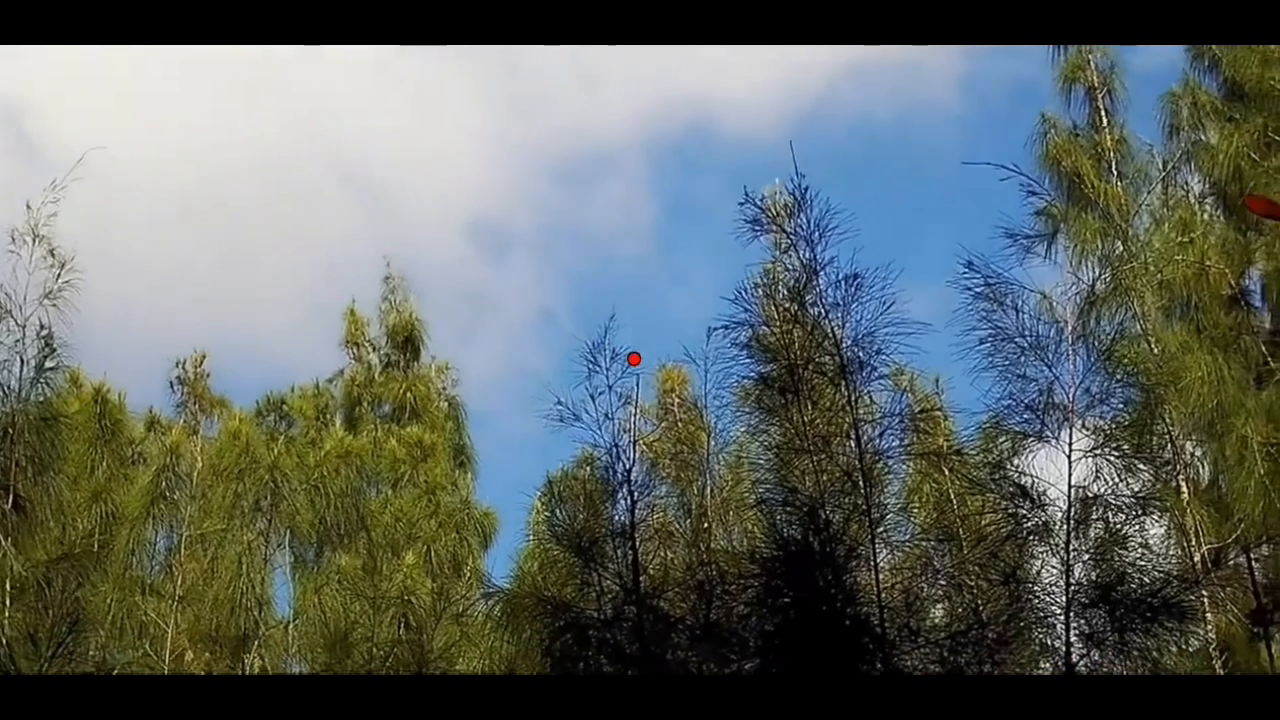
#> input picture frame 5 of skeet-8.mov, 1280 x 720 px
$ python tracker.py
#> lines starting #> are read from the running program, lines starting #| are printed output that depends on the picture; after the words box and inside, x2 and y2 are one past the last pixel; in counts of white or black regions, pixels touching at a corner belong together
import numpy as np
import cv2
# [72 lines of commented-out code are left out]


cap = cv2.VideoCapture('/Users/rishabparuchuri/Desktop/Camshift/Clips/skeet-8.mov')
frame_width = int(cap.get(cv2.CAP_PROP_FRAME_WIDTH))
frame_height = int(cap.get(cv2.CAP_PROP_FRAME_HEIGHT))
fps = int(cap.get(cv2.CAP_PROP_FPS))

# initialize the FourCC and a video writer object
fourcc = cv2.VideoWriter_fourcc(*'XVID')
output = cv2.VideoWriter('output-8.mp4', fourcc, fps, (frame_width, frame_height))

# take first frame of the video
ret, frame = cap.read()
#> frame is the input picture: shape (720, 1280, 3); mean B, G, R 101.3, 104.2, 96.4
l_b = np.array([0, 60, 80])  # lower hsv bound for orange
u_b = np.array([15, 255, 255])  # upper hsv bound to orange
while ret == True:
    ret, frame = cap.read()
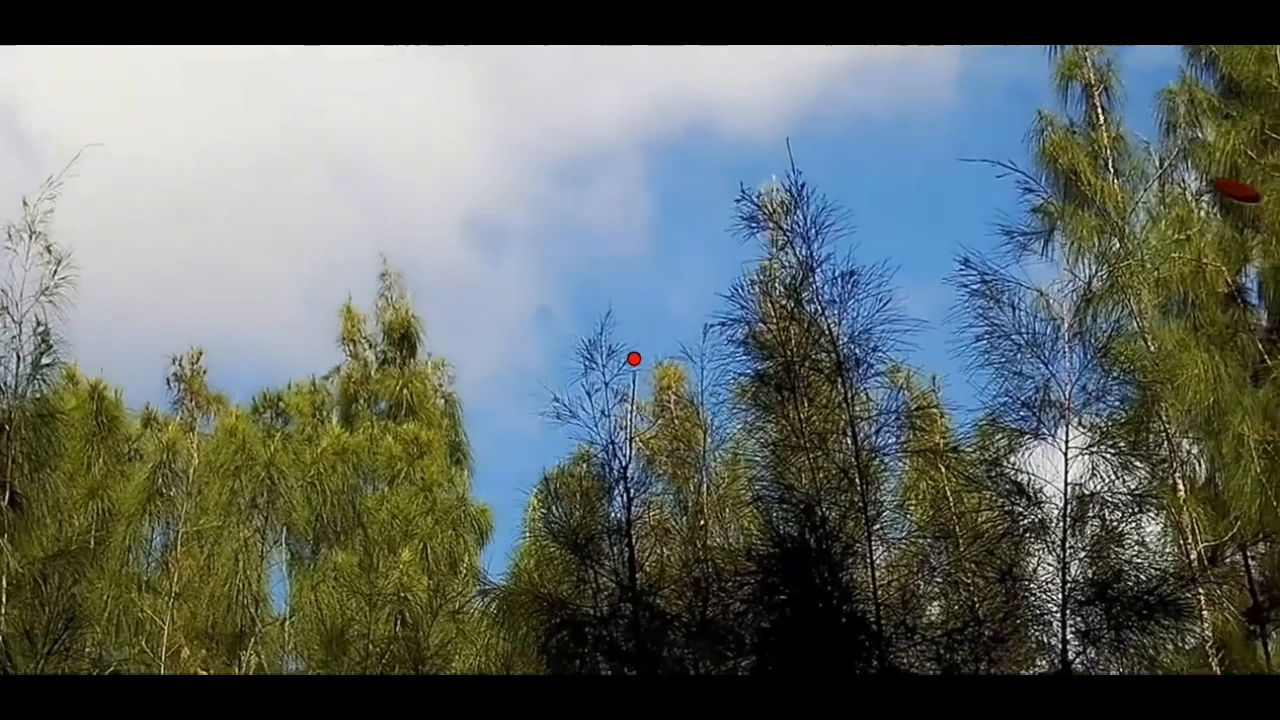
#> input picture frame 6 of skeet-8.mov, 1280 x 720 px
#> frame is the input picture: shape (720, 1280, 3); mean B, G, R 101.8, 105.1, 97.1
    hsv = cv2.cvtColor(frame, cv2.COLOR_BGR2HSV)
#> hsv: shape (720, 1280, 3); mean H, S, V 53.4, 82.7, 116.1
    mask = cv2.inRange(hsv, l_b, u_b)
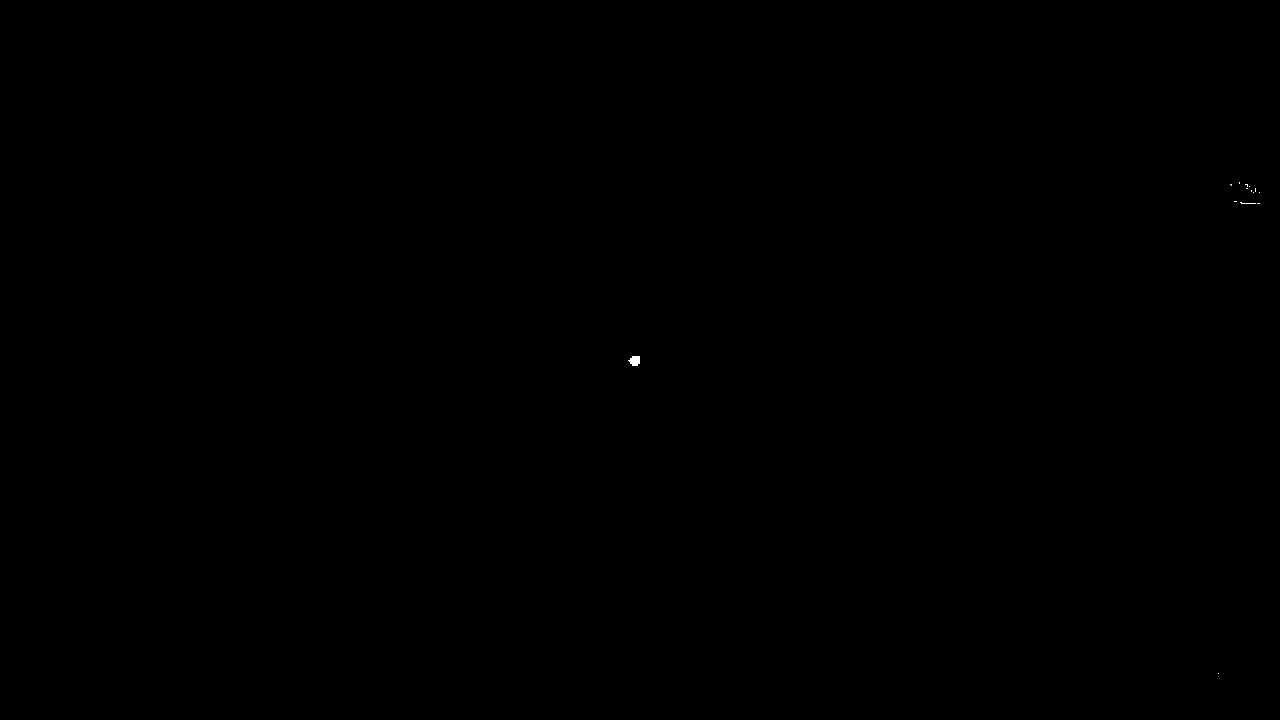
#> mask: shape (720, 1280); 0.01% white; 14 white regions (13 under 20 px)
    contours, _= cv2.findContours(mask,cv2.RETR_TREE,cv2.CHAIN_APPROX_SIMPLE)
#> contours = 14 contours, 13 with area under 20; largest, box (x1, y1, x2, y2) and area: (628, 356, 640, 366) 73

    max_contour = contours[0]
#> max_contour = [[1218, 673]]
    print(cv2.contourArea(max_contour))
#| 0.0
    for contour in contours:
        if cv2.contourArea(contour)> 60.0:
            approx=cv2.approxPolyDP(contour, 0.01*cv2.arcLength(contour,True),True)
            x,y,w,h=cv2.boundingRect(approx)
            cv2.rectangle(frame,(x,y),(x+w,y+h),(0,255,0),2)
#> this loop made 14 passes
#> (x, y, w, h) on pass 2: (628, 356, 12, 10)
#> contour on passes 1, 3, 5, 6, 7, 8: [[1218, 673]], [[1257, 203], [1259, 203]], [[1234, 201], [1236, 201]], [[1259, 192]], [[1253, 192]], [[1251, 190], [1251, 191]]
#> frame: shape (720, 1280, 3); 0.01% of pixels changed, all inside (x1, y1, x2, y2) = (627, 355, 642, 368)


    cv2.imshow("frame", frame)
    output.write(frame)
    # cv2.imshow("mask", mask)
    key = cv2.waitKey(1)
#> (key q is pressed here)
    if key == ord('q'):
        break
cv2.waitKey(0)
cv2.destroyAllWindows()

$ run again, starting later in the video
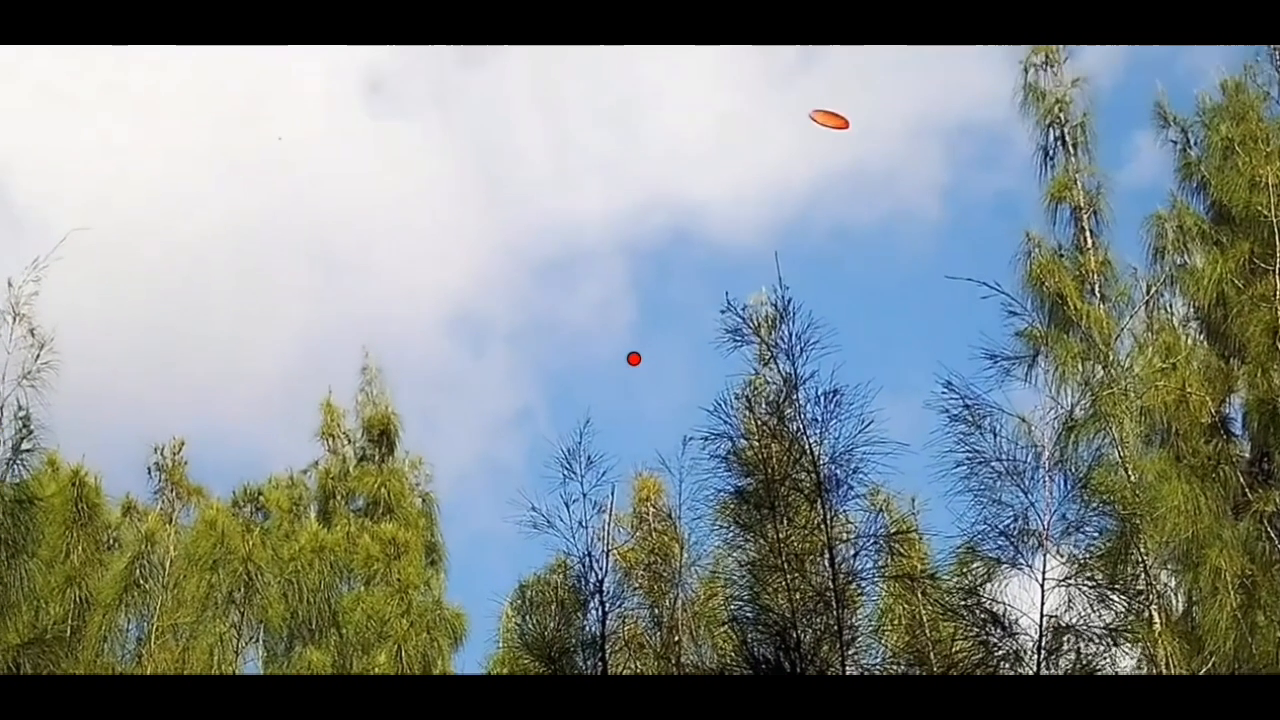
#> input picture frame 24 of skeet-8.mov, 1280 x 720 px
#> frame is the input picture: shape (720, 1280, 3); mean B, G, R 138.6, 138.8, 129.9
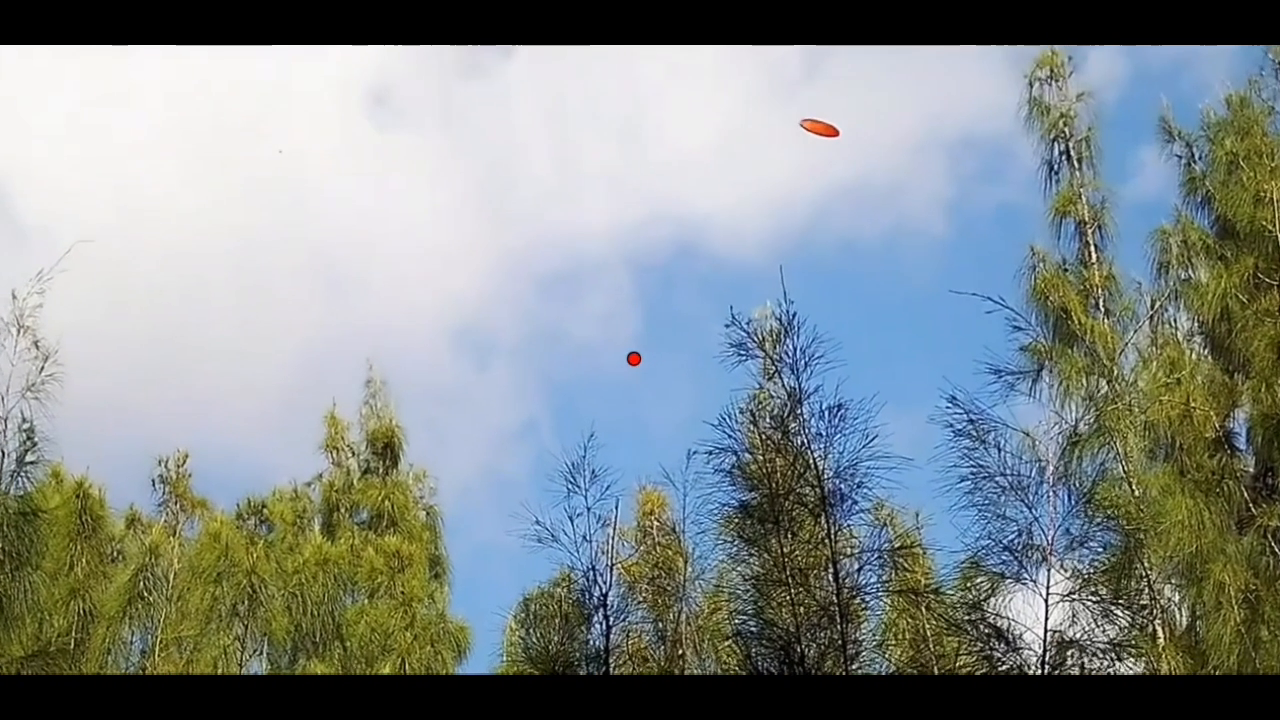
#> input picture frame 25 of skeet-8.mov, 1280 x 720 px
#> frame is the input picture: shape (720, 1280, 3); mean B, G, R 142.5, 141.8, 132.9
#> hsv: shape (720, 1280, 3); mean H, S, V 69.2, 64.9, 154.9
#> mask: shape (720, 1280); 0.06% white; 2 white regions
#> contours = 2 contours; box (x1, y1, x2, y2) and area: (801, 120, 840, 138) 418, (630, 354, 640, 366) 73
#> max_contour = contour of 16 points, box (x1, y1, x2, y2) (630, 354, 640, 366), area 73
#| 73.0
#> the loop `for contour in contours:` made 2 passes
#> (x, y, w, h) on passes 1 to 2: (630, 354, 10, 12), (801, 120, 39, 18)
#> after the loop `for contour in contours:`:
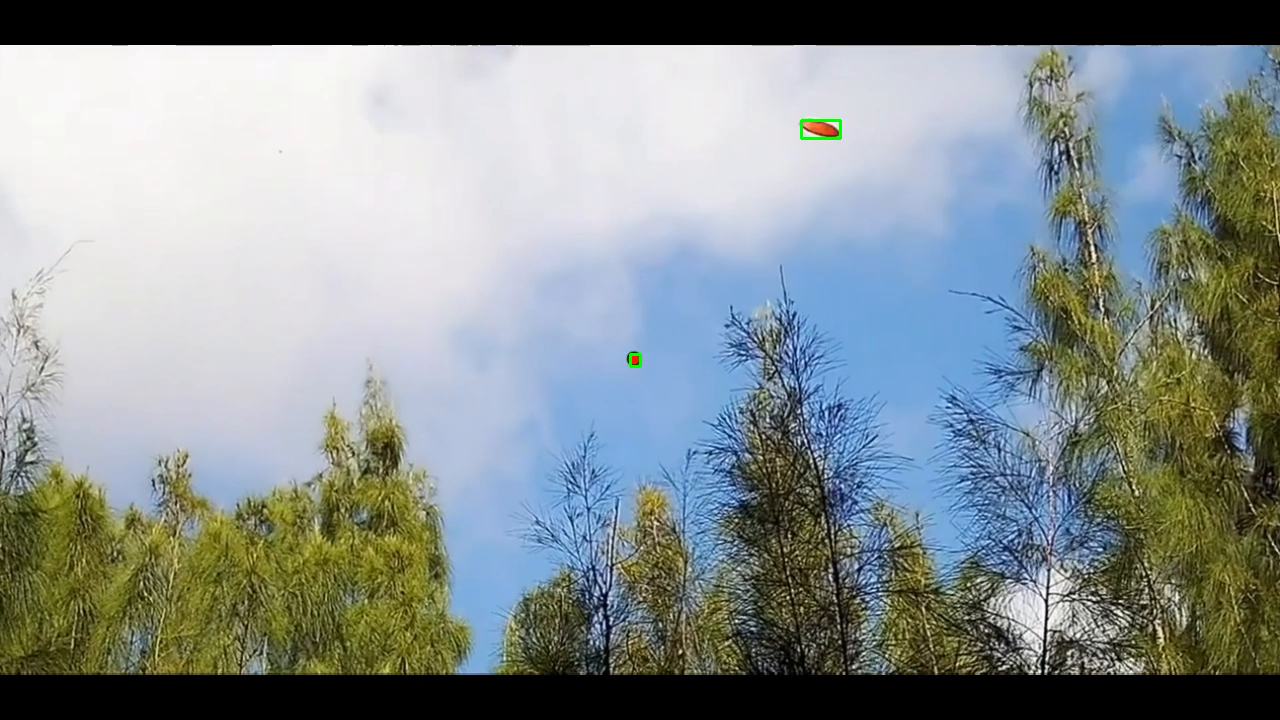
#> frame: shape (720, 1280, 3); 0.05% of pixels changed, all inside (x1, y1, x2, y2) = (629, 119, 842, 368)

$ run again, starting later in the video
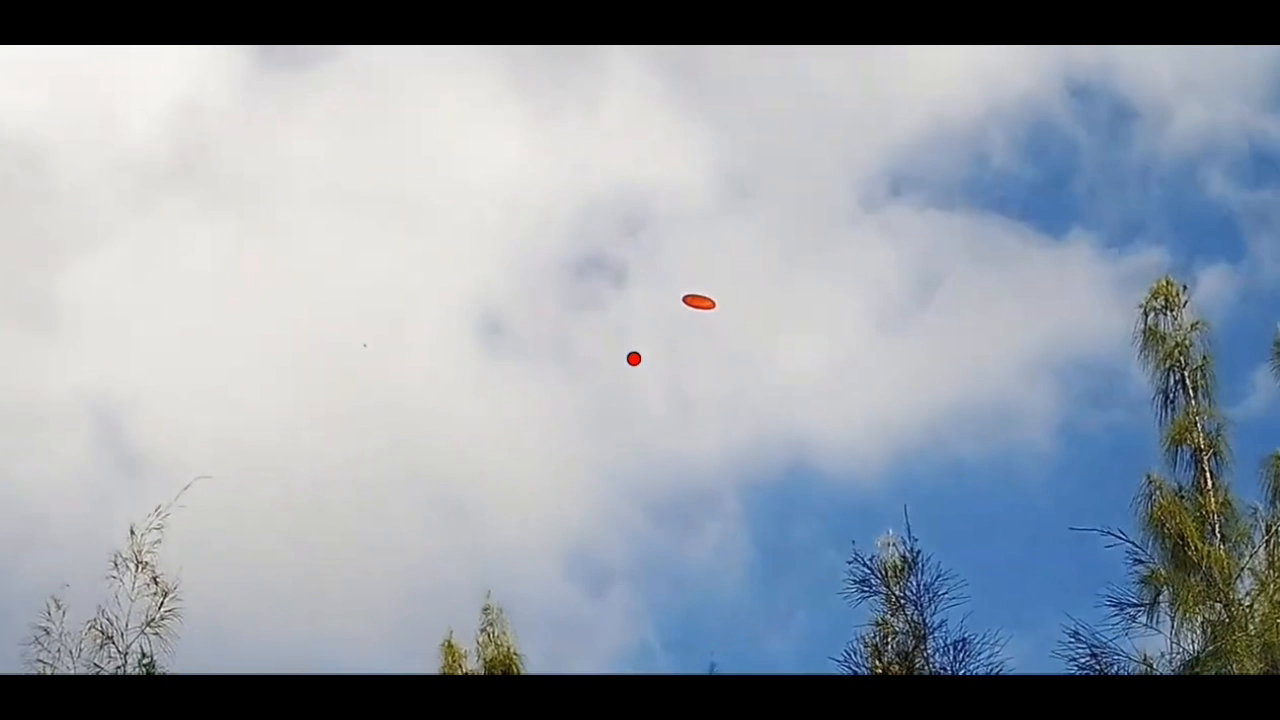
#> input picture frame 44 of skeet-8.mov, 1280 x 720 px
#> frame is the input picture: shape (720, 1280, 3); mean B, G, R 168.7, 158.5, 150.3
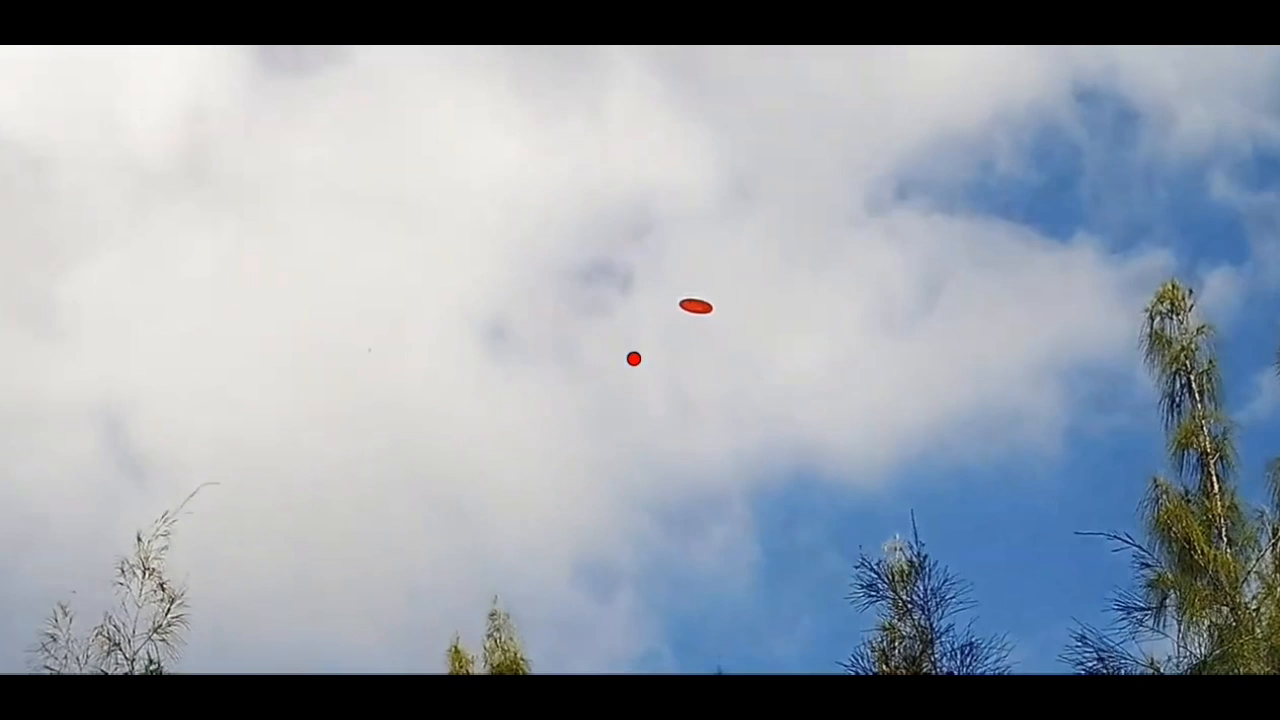
#> input picture frame 45 of skeet-8.mov, 1280 x 720 px
#> frame is the input picture: shape (720, 1280, 3); mean B, G, R 169, 159, 150.8
#> hsv: shape (720, 1280, 3); mean H, S, V 66.9, 36.1, 171.4
#> mask: shape (720, 1280); 0.06% white; 3 white regions (1 under 20 px)
#> contours = 4 contours, 2 with area under 20; largest, box (x1, y1, x2, y2) and area: (682, 299, 714, 314) 340, (628, 353, 642, 368) 126
#> max_contour = [[1213, 482], [1213, 484]]
#| 0.0
#> the loop `for contour in contours:` made 4 passes
#> (x, y, w, h) on passes 2, 4: (628, 353, 14, 15), (682, 299, 32, 15)
#> after the loop `for contour in contours:`:
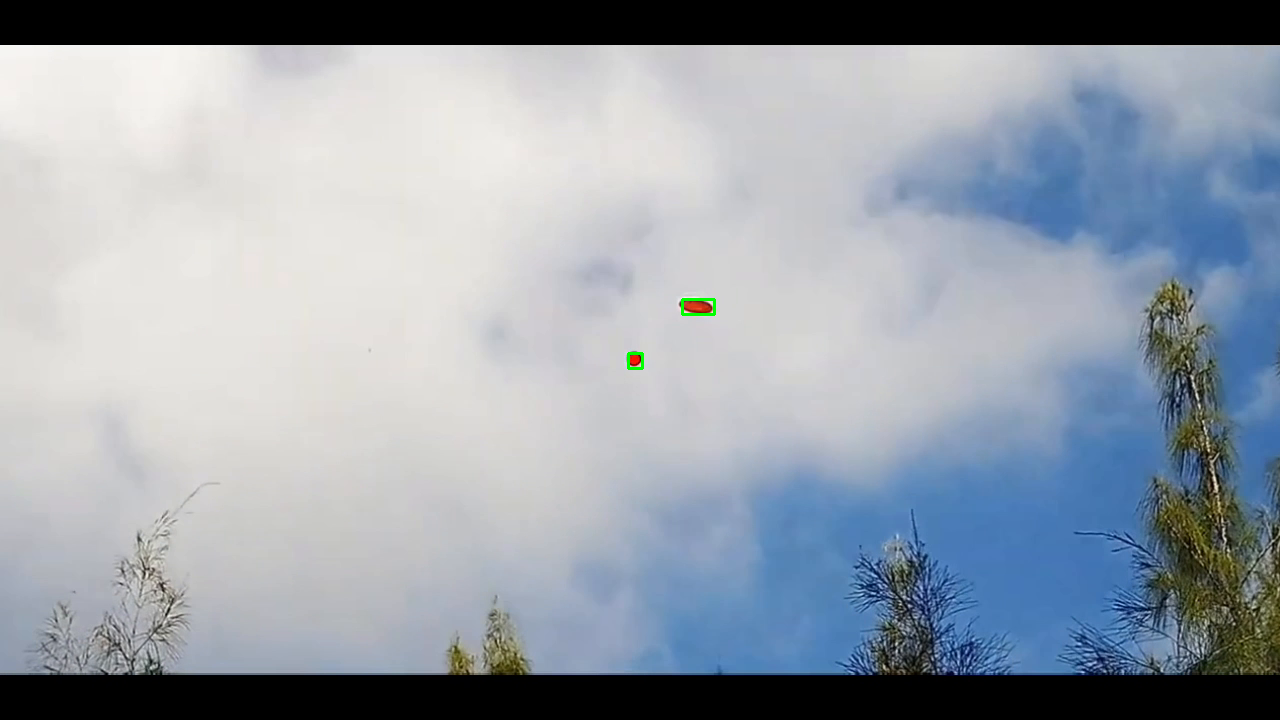
#> frame: shape (720, 1280, 3); 0.05% of pixels changed, all inside (x1, y1, x2, y2) = (627, 298, 716, 370)
